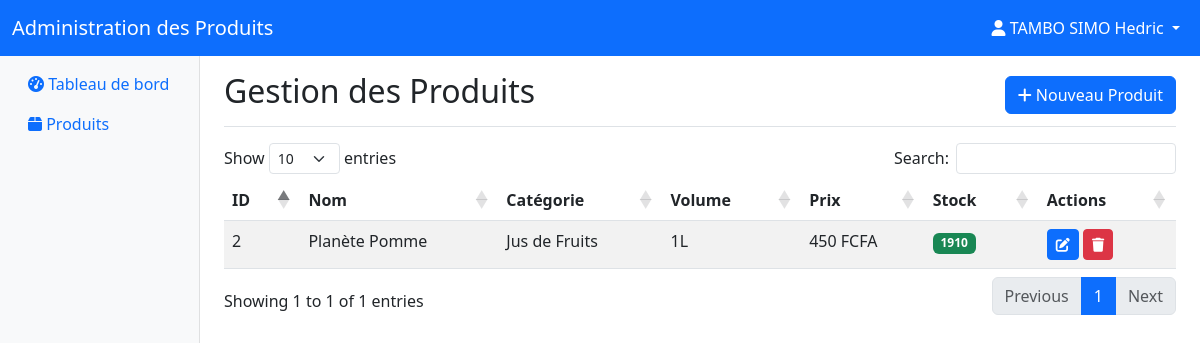
/admin/gestion_produits.php?depot=1 (signed in), run on the app's committed database.
### tables this page shows
CREATE TABLE `produit` (
  `id_produit` int NOT NULL,
  `id_categorie` int NOT NULL,
  `id_depot` int NOT NULL,
  `nom` varchar(255) NOT NULL,
  `volume` int NOT NULL,
  `prix_unit` decimal(10,2) NOT NULL,
  `quantite_stock` int NOT NULL,
  `description` text
);

CREATE TABLE `categorie` (
  `id_categorie` int NOT NULL,
  `nom` varchar(255) NOT NULL,
  `description` text
);

### admin/gestion_produits.php (the view, shortened to what this page needs)
<?php
require_once '../includes/database.php';
$depot_id = $_GET['depot'] ?? null;
$sql = "SELECT p.*, c.nom as categorie_nom
        FROM produit p
        LEFT JOIN categorie c ON p.id_categorie = c.id_categorie
        ORDER BY p.nom";
$stmt = $conn->prepare($sql);
$stmt->execute();
$produits = $stmt->fetchAll(PDO::FETCH_ASSOC);
?>
<!DOCTYPE html>
<html lang="fr">
<head>
    <link href="https://cdn.jsdelivr.net/npm/bootstrap@5.3.0/dist/css/bootstrap.min.css" rel="stylesheet">
    <link rel="stylesheet" href="https://cdnjs.cloudflare.com/ajax/libs/font-awesome/6.0.0/css/all.min.css">
    <link rel="stylesheet" href="https://cdn.datatables.net/1.11.5/css/dataTables.bootstrap5.min.css">
</head>
<body>
    <nav class="navbar navbar-expand-lg navbar-dark bg-primary sticky-top">
        <div class="container-fluid">
            <a class="navbar-brand" href="#">Administration des Produits</a>
            <div class="collapse navbar-collapse" id="navbarNav">
                <ul class="navbar-nav ms-auto">
                    <li class="nav-item dropdown">
                        <a class="nav-link dropdown-toggle text-white" href="#" data-bs-toggle="dropdown">
                            <i class="fas fa-user"></i> <?php echo htmlspecialchars($_SESSION['user_name']); ?>
                        </a>
                    </li>
                </ul>
            </div>
        </div>
    </nav>
    <div class="container-fluid">
        <div class="row">
            <nav class="col-md-3 col-lg-2 d-md-block bg-light sidebar">
                <div class="sidebar-sticky">
                    <ul class="nav flex-column">
                        <li class="nav-item">
                            <a class="nav-link" href="tableau_de_bord.php?id=<?php echo $depot_id; ?>">
                                <i class="fas fa-tachometer-alt"></i> Tableau de bord
                            </a>
                        </li>
                        <li class="nav-item">
                            <a class="nav-link active" href="#">
                                <i class="fas fa-box"></i> Produits
                            </a>
                        </li>
                    </ul>
                </div>
            </nav>
            <main class="col-md-9 ms-sm-auto col-lg-10 px-md-4">
                <div class="d-flex justify-content-between flex-wrap flex-md-nowrap align-items-center pt-3 pb-2 mb-3 border-bottom">
                    <h1 class="h2">Gestion des Produits</h1>
                    <button class="btn btn-primary" data-bs-toggle="modal" data-bs-target="#addProductModal">
                        <i class="fas fa-plus"></i> Nouveau Produit
                    </button>
                </div>
                <div class="table-responsive">
                    <table class="table table-striped table-hover" id="productsTable">
                        <thead>
                            <tr>
                                <th>ID</th>
                                <th>Nom</th>
                                <th>Catégorie</th>
                                <th>Volume</th>
                                <th>Prix</th>
                                <th>Stock</th>
                                <th>Actions</th>
                            </tr>
                        </thead>
                        <tbody>
                            <?php foreach ($produits as $produit): ?>
                                <tr>
                                    <td><?php echo $produit['id_produit']; ?></td>
                                    <td><?php echo htmlspecialchars($produit['nom']); ?></td>
                                    <td><?php echo htmlspecialchars($produit['categorie_nom']); ?></td>
                                    <td><?php echo $produit['volume']; ?>L</td>
                                    <td><?php echo number_format($produit['prix_unit']); ?> FCFA</td>
                                    <td>
                                        <span class="badge <?php echo $produit['quantite_stock'] <= 100 ? 'bg-danger' : 'bg-success'; ?>">
                                            <?php echo $produit['quantite_stock']; ?>
                                        </span>
                                    </td>
                                    <td>
                                        <button class="btn btn-sm btn-primary" onclick="editProduct(<?php echo $produit['id_produit']; ?>)">
                                            <i class="fas fa-edit"></i>
                                        </button>
                                        <button class="btn btn-sm btn-danger" onclick="deleteProduct(<?php echo $produit['id_produit']; ?>)">
                                            <i class="fas fa-trash"></i>
                                        </button>
                                    </td>
                                </tr>
                            <?php endforeach; ?>
                        </tbody>
                    </table>
                </div>
            </main>
        </div>
    </div>
</body>
</html>

### admin/gestion_produits.php (style rules this page uses)
.sidebar { min-height: calc(100vh - 56px); box-shadow: inset -1px 0 0 rgba(0, 0, 0, .1); }
.sidebar-sticky { position: sticky; top: 56px; height: calc(100vh - 56px); padding-top: .5rem; overflow-x: hidden; overflow-y: auto; }

### data on the page
produit: id_produit "2", nom "Planète Pomme", id_categorie.nom "Jus de Fruits", volume "1", prix_unit "450", quantite_stock "1910"

### other printed values
$_SESSION['user_name'] "TAMBO SIMO Hedric"
